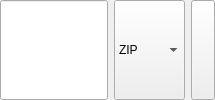
                   <widget class="QWidget" name="pageTitleFile">
                    <layout class="QHBoxLayout" name="_15">
                     <property name="margin">
                      <number>0</number>
                     </property>
                     <item>
                      <widget class="QLineEdit" name="lineEditTitleFile">
                       <property name="sizePolicy">
                        <sizepolicy hsizetype="Expanding" vsizetype="Minimum">
                         <horstretch>0</horstretch>
                         <verstretch>0</verstretch>
                        </sizepolicy>
                       </property>
                       <property name="toolTip">
                        <string>Compressed title file (read)</string>
                       </property>
                      </widget>
                     </item>
                     <item>
                      <widget class="QComboBox" name="comboBoxTitleFileType">
                       <property name="sizePolicy">
                        <sizepolicy hsizetype="Fixed" vsizetype="Minimum">
                         <horstretch>0</horstretch>
                         <verstretch>0</verstretch>
                        </sizepolicy>
                       </property>
                       <property name="toolTip">
                        <string>Select compression format</string>
                       </property>
                       <item>
                        <property name="text">
                         <string>ZIP</string>
                        </property>
                        <property name="icon">
                         <iconset resource="qmc2.qrc">
                          <normaloff>:/data/img/compressed.png</normaloff>:/data/img/compressed.png</iconset>
                        </property>
                       </item>
                       <item>
                        <property name="text">
                         <string>7z</string>
                        </property>
                        <property name="icon">
                         <iconset resource="qmc2.qrc">
                          <normaloff>:/data/img/7z-compressed.png</normaloff>:/data/img/7z-compressed.png</iconset>
                        </property>
                       </item>
                       <item>
                        <property name="text">
                         <string>Archive</string>
                        </property>
                        <property name="icon">
                         <iconset resource="qmc2.qrc">
                          <normaloff>:/data/img/archive.png</normaloff>:/data/img/archive.png</iconset>
                        </property>
                       </item>
                      </widget>
                     </item>
                     <item>
                      <widget class="QToolButton" name="toolButtonBrowseTitleFile">
                       <property name="sizePolicy">
                        <sizepolicy hsizetype="Fixed" vsizetype="Minimum">
                         <horstretch>0</horstretch>
                         <verstretch>0</verstretch>
                        </sizepolicy>
                       </property>
                       <property name="toolTip">
                        <string>Browse compressed title file</string>
                       </property>
                       <property name="icon">
                        <iconset resource="qmc2.qrc">
                         <normaloff>:/data/img/fileopen.png</normaloff>:/data/img/fileopen.png</iconset>
                       </property>
                      </widget>
                     </item>
                    </layout>
                   </widget>
